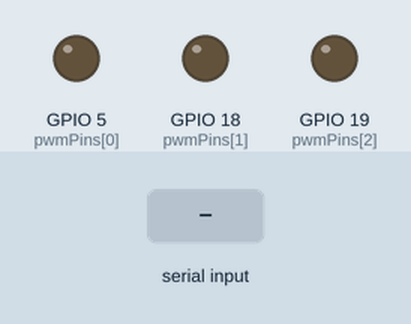
Simulated run of this sketch. Board: ESP32. Shown: output pins drawn as LEDs (lit = HIGH). Dashed ring = blinking. The inputs (shaded band) are chosen by the test bench. What the sketch prints to the serial monitor is not drawn.

Above: at 1.2 s.
1.3 s: "off 150\n" received over Serial
At 1.57 s:
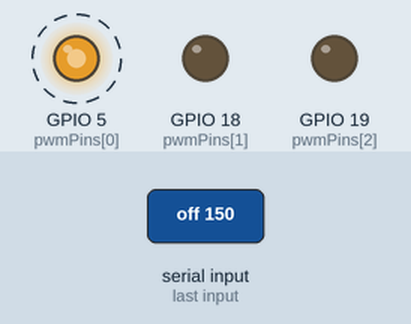
4.3 s: "0\n" received over Serial
At 6.3 s:
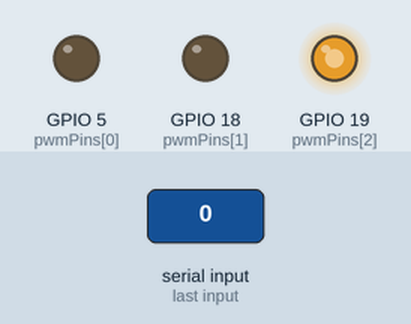
7.3 s: "off 1\n" received over Serial
At 8.6 s:
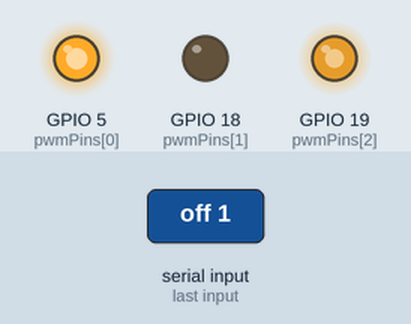
10.3 s: "5\n" received over Serial
At 11.6 s:
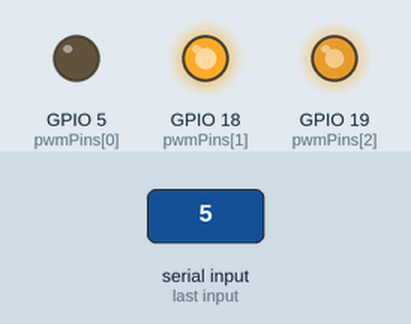
13.3 s: "90\n" received over Serial
At 13.72 s:
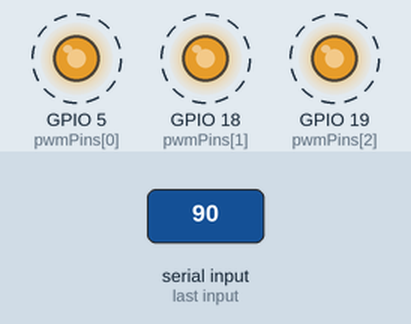
16.3 s: "5\n" received over Serial
At 18.3 s:
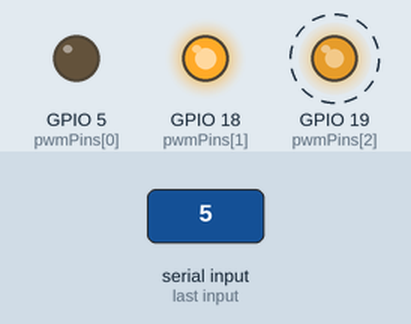
Timing chart, 0 to 20.3 s (numbered marks = the images above; inputs shaded):
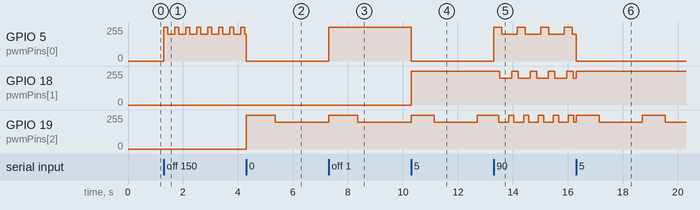

The sketch:

magheart.ino
```cpp
// 三个电磁铁异步心跳示例

const int NUM_CHANNELS = 3;

// 三个电磁铁使用的 GPIO 引脚
const int pwmPins[NUM_CHANNELS] = {5, 18, 19};

const int freq = 5000;
const int resolution = 8;

// PWM 强度
const int PWM_PEAK = 255;   // 收缩期
const int PWM_VALLEY = 200; // 舒张期
const int PWM_OFF = 0;

// 心跳周期比例
const float SYSTOLE_RATIO = 0.35f;
const float DIASTOLE_RATIO = 0.65f;

// 每个通道的状态（初始为 0，表示未绑定 / 不跳动）
int heartRate[NUM_CHANNELS] = {0, 0, 0};

unsigned long beatInterval[NUM_CHANNELS] = {0, 0, 0};
unsigned long systoleDuration[NUM_CHANNELS] = {0, 0, 0};
unsigned long diastoleDuration[NUM_CHANNELS] = {0, 0, 0};
unsigned long phaseStartTime[NUM_CHANNELS] = {0, 0, 0};

// 记录每个通道最近一次收到数据（串口命令）的时间，用于自动超时关闭
unsigned long lastDataTime[NUM_CHANNELS] = {0, 0, 0};

bool isBeating[NUM_CHANNELS] = {false, false, false};
bool isPeak[NUM_CHANNELS] = {false, false, false};

// 串口输入缓冲 用于非阻塞读取
String serialBuffer;

// 设置某个通道的心率
void setHeartRateForChannel(int ch, int bpm)
{
  if (bpm <= 0)
  {
    isBeating[ch] = false;
    heartRate[ch] = 0;
    ledcWrite(pwmPins[ch], PWM_OFF);
    return;
  }

  heartRate[ch] = bpm;
  beatInterval[ch] = 60000UL / heartRate[ch];
  systoleDuration[ch] = (unsigned long)(beatInterval[ch] * SYSTOLE_RATIO);
  diastoleDuration[ch] = (unsigned long)(beatInterval[ch] * DIASTOLE_RATIO);

  isBeating[ch] = true;
  isPeak[ch] = true;
  phaseStartTime[ch] = millis();
  ledcWrite(pwmPins[ch], PWM_PEAK);
}

// 处理一整行串口指令
void handleCommand(String line)
{
  line.trim();
  if (line.length() == 0)
    return;

  // 全部关闭
  if (line.equalsIgnoreCase("off"))
  {
    for (int ch = 0; ch < NUM_CHANNELS; ch++)
    {
      isBeating[ch] = false;
      ledcWrite(pwmPins[ch], PWM_OFF);
    }
    Serial.println("全部通道已关闭");
    return;
  }

  // 全部恢复
  if (line.equalsIgnoreCase("on"))
  {
    for (int ch = 0; ch < NUM_CHANNELS; ch++)
    {
      setHeartRateForChannel(ch, heartRate[ch]);
    }
    Serial.println("全部通道已恢复跳动");
    return;
  }

  // 判断是否为“单个 BPM 值”（例如云端 bridge.py 发来的 "83"）
  int spaceIndex = line.indexOf(' ');
  if (spaceIndex <= 0)
  {
    int bpm = line.toInt();
    if (bpm < 0 || bpm > 200)
    {
      Serial.println("心率需在 0~200 之间");
      return;
    }

    // 这里做一个简单的“3 个不同心率”的映射：
    // ch0 比较慢，ch1 为实际值，ch2 稍微快一点
    int bpm0 = max(0, bpm - 20);
    int bpm1 = bpm;
    int bpm2 = min(200, bpm + 20);

    setHeartRateForChannel(0, bpm0);
    setHeartRateForChannel(1, bpm1);
    setHeartRateForChannel(2, bpm2);

    unsigned long now = millis();
    lastDataTime[0] = now;
    lastDataTime[1] = now;
    lastDataTime[2] = now;

    Serial.print("收到云端 BPM=");
    Serial.print(bpm);
    Serial.print(" 映射为: ch0=");
    Serial.print(bpm0);
    Serial.print(" ch1=");
    Serial.print(bpm1);
    Serial.print(" ch2=");
    Serial.println(bpm2);
    return;
  }

  // 单个通道设置  格式: 通道 空格 心率
  int ch = line.substring(0, spaceIndex).toInt();
  int bpm = line.substring(spaceIndex + 1).toInt();

  if (ch >= 0 && ch < NUM_CHANNELS && bpm >= 0 && bpm <= 200)
  {
    setHeartRateForChannel(ch, bpm);

    // 记录该通道最近一次收到数据的时间
    lastDataTime[ch] = millis();
    Serial.print("通道 ");
    Serial.print(ch);
    Serial.print(" 心率设置为 ");
    Serial.print(bpm);
    Serial.println(" BPM");
  }
  else
  {
    Serial.println("通道零到二 心率零到二百");
  }
}

void setup()
{
  Serial.begin(115200);

  for (int i = 0; i < NUM_CHANNELS; i++)
  {
    ledcAttach(pwmPins[i], freq, resolution);
    ledcWrite(pwmPins[i], PWM_OFF);
  }

  // 初始不启动任何通道，等待绑定用户后通过串口指令设置 BPM 再开始跳动
  Serial.println("三个电磁铁心跳模拟已启动（默认全部关闭，等待绑定用户后开始跳动）");
  Serial.println("可输入:");
  Serial.println(" 0 75    代表通道零设为七十五");
  Serial.println(" on      全部恢复跳动");
  Serial.println(" off     全部停止");
}

void loop()
{
  unsigned long now = millis();

  // 更新三个通道
  for (int ch = 0; ch < NUM_CHANNELS; ch++)
  {
    if (!isBeating[ch] || heartRate[ch] <= 0)
      continue;

    unsigned long elapsed = now - phaseStartTime[ch];

    if (isPeak[ch])
    {
      if (elapsed >= systoleDuration[ch])
      {
        isPeak[ch] = false;
        phaseStartTime[ch] = now;
        ledcWrite(pwmPins[ch], PWM_VALLEY);
      }
    }
    else
    {
      if (elapsed >= diastoleDuration[ch])
      {
        isPeak[ch] = true;
        phaseStartTime[ch] = now;
        ledcWrite(pwmPins[ch], PWM_PEAK);
      }
    }

    // 超过 60 秒没有收到该通道的数据，则自动停止该通道
    if (lastDataTime[ch] > 0 && (now - lastDataTime[ch]) >= 60000UL)
    {
      isBeating[ch] = false;
      heartRate[ch] = 0;
      ledcWrite(pwmPins[ch], PWM_OFF);
      Serial.print("通道 ");
      Serial.print(ch);
      Serial.println(" 超过 60 秒无数据，自动停止");
    }
  }

  // 非阻塞串口读取和命令解析
  while (Serial.available() > 0)
  {
    char c = Serial.read();

    if (c == '\n' || c == '\r')
    {
      serialBuffer.trim();
      if (serialBuffer.length() > 0)
      {
        handleCommand(serialBuffer);
      }
      serialBuffer = "";
    }
    else
    {
      serialBuffer += c;
    }
  }
}
```

Measured:
- after the input at 1.3 s, GPIO 5 (pwmPins[0]): alternates 255/255 for 0.14 s and 199/255 for 0.26 s, starting at once
- after the input at 4.3 s, GPIO 19 (pwmPins[2]): 0/255 → 255/255 at once, → 199/255 1.0 s later, → 255/255 1.9 s later
- after the input at 7.3 s, GPIO 5 (pwmPins[0]): 0/255 → 255/255 at once
- after the input at 10.3 s, GPIO 5 (pwmPins[0]): 255/255 → 0/255 at once; GPIO 18 (pwmPins[1]): 0/255 → 255/255 at once
- after the input at 13.3 s, GPIO 5 (pwmPins[0]): alternates 255/255 for 0.30 s and 199/255 for 0.56 s, starting at once
- after the input at 16.3 s, GPIO 19 (pwmPins[2]): alternates 255/255 for 0.84 s and 199/255 for 1.6 s, starting at once
